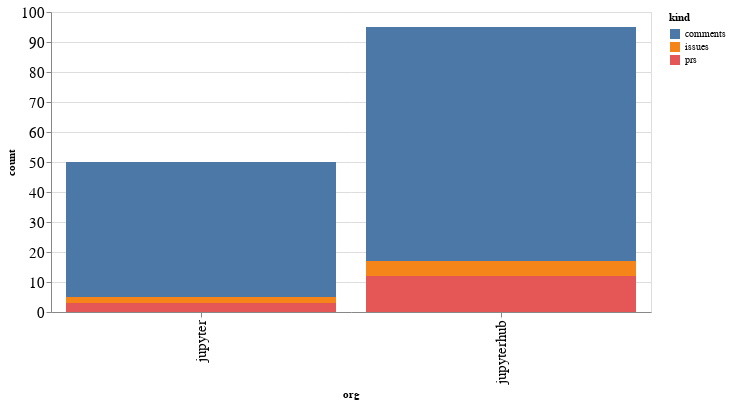

The code cell stored with this chart in its notebook:
### Code cell
alt.Chart(org_summaries, width=600).mark_bar().encode(
    x='org',
    y='count',
    color='kind',
    tooltip="org"
)

### Figure 1 — Vega-Lite specification as saved in the notebook (floating-point values rounded to 4 significant figures)
{"config": {"axisLeft": {"labelFontSize": 15}, "axisBottom": {"labelFontSize": 15}}, "data": {"name": "data-b6ed96adcb4d3a62da5d6922c1d6fa85"}, "mark": "bar", "encoding": {"color": {"type": "nominal", "field": "kind"}, "tooltip": {"type": "nominal", "field": "org"}, "x": {"type": "nominal", "field": "org"}, "y": {"type": "quantitative", "field": "count"}}, "width": 600, "$schema": "https://vega.github.io/schema/vega-lite/v4.8.1.json", "datasets": {"data-b6ed96adcb4d3a62da5d6922c1d6fa85": [{"org": "jupyter", "kind": "comments", "count": 45}, {"org": "jupyter", "kind": "issues", "count": 2}, {"org": "jupyter", "kind": "prs", "count": 3}, {"org": "jupyterhub", "kind": "comments", "count": 78}, {"org": "jupyterhub", "kind": "issues", "count": 5}, {"org": "jupyterhub", "kind": "prs", "count": 12}]}}
